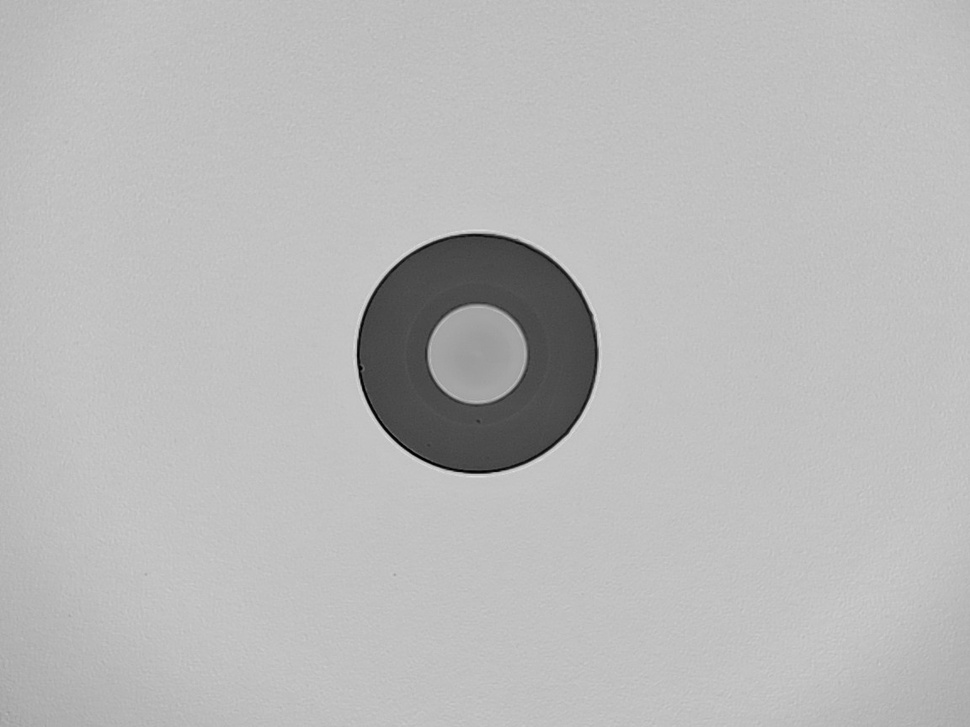
#> input picture samples2/img38.jpg, 970 x 727 px, shrunk from 1152 x 864 before the run, found by its file name
$ python zone_generator.py
#> lines starting #> are read from the running program, lines starting #| are printed output that depends on the picture; after the words box and inside, x2 and y2 are one past the last pixel; in counts of white or black regions, pixels touching at a corner belong together
#!/usr/bin/env python3
"""
Zone Generator Module
Creates masks for fiber zones (core and cladding)
"""
import cv2
import numpy as np

from pathlib import Path

def load_image(image_path):
    """Load image from file path"""
    path = Path(image_path)
    if not path.exists():
        raise FileNotFoundError(f"Image not found: {image_path}")

    image = cv2.imread(str(path))
#> image is the input picture: shape (727, 970, 3); min 0, max 225, mean 185.2
#| Successfully loaded image from C:\Users\Saem1001\Documents\GitHub\OpenCV-Practice\samples2\img38.jpg with shape (727, 970, 3)
    if image is None:
        raise ValueError(f"Failed to load image: {image_path}")

    return image
def create_circular_mask(image_shape, center, radius):
    """Create a circular mask"""
    h, w = image_shape[:2]
    Y, X = np.ogrid[:h, :w]
    cx, cy = center

    dist_sq = (X - cx)**2 + (Y - cy)**2
    mask = (dist_sq <= radius**2).astype(np.uint8) * 255

    return mask


def generate_zone_masks(image_shape, fiber_params, um_per_px=None):
    """
    Generate masks for core and cladding zones

    Args:
        image_shape: (height, width) of the image
        fiber_params: dict with fiber localization data
        um_per_px: optional micrometers per pixel for scaling

    Returns:
        dict with 'core' and 'cladding' masks
    """
    if fiber_params is None:
        return {}

    masks = {}

    # Get parameters
    cladding_center = fiber_params.get('cladding_center')
    cladding_radius = fiber_params.get('cladding_radius')
    core_center = fiber_params.get('core_center', cladding_center)
    core_radius = fiber_params.get('core_radius')

    if cladding_center is None or cladding_radius is None:
        return masks

    # Create core mask
    if core_center and core_radius:
        masks['core'] = create_circular_mask(image_shape, core_center, core_radius)

    # Create cladding mask (excluding core)
    cladding_full = create_circular_mask(image_shape, cladding_center, cladding_radius)

    if 'core' in masks:
        # Subtract core from cladding
        masks['cladding'] = cv2.subtract(cladding_full, masks['core'])
    else:
        masks['cladding'] = cladding_full

    return masks


def create_boundary_exclusion_mask(image_shape, fiber_params, boundary_width=3):
    """
    Create mask to exclude zone boundaries
    Useful for avoiding false defects at boundaries
    """
#> called with image_shape = (200, 200), boundary_width = 3
    h, w = image_shape[:2]
    exclusion_mask = np.zeros((h, w), dtype=np.uint8)

    if fiber_params is None:
        return exclusion_mask

    cladding_center = fiber_params.get('cladding_center')
    core_radius = fiber_params.get('core_radius', 0)
    cladding_radius = fiber_params.get('cladding_radius', 0)

    if cladding_center and core_radius > 0:
        cx, cy = cladding_center

        # Core-cladding boundary exclusion
        cv2.circle(exclusion_mask, (cx, cy),
                  int(core_radius + boundary_width), (255,), -1)
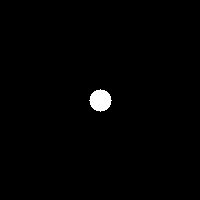
#> exclusion_mask: shape (200, 200); 0.94% white; 1 white region, box (x1, y1, x2, y2) and area: (89, 89, 112, 112) 377
        cv2.circle(exclusion_mask, (cx, cy),
                  int(max(0, core_radius - boundary_width)), (0,), -1)
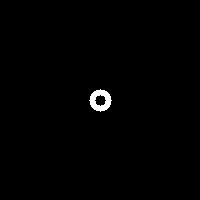
#> exclusion_mask: shape (200, 200); 0.74% white; 1 white region, box (x1, y1, x2, y2) and area: (89, 89, 112, 112) 296

        # Cladding outer boundary exclusion
        if cladding_radius > 0:
            cv2.circle(exclusion_mask, (cx, cy),
                      int(min(h//2, cladding_radius + boundary_width)), (255,), -1)
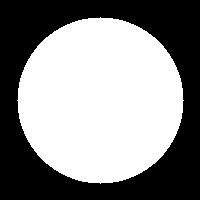
#> exclusion_mask: shape (200, 200); 54.1% white; 1 black region, box (x1, y1, x2, y2) and area: (0, 0, 200, 200) 18371
            cv2.circle(exclusion_mask, (cx, cy),
                      int(max(0, cladding_radius - boundary_width)), (0,), -1)
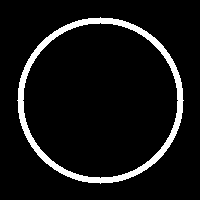
#> exclusion_mask: shape (200, 200); 7.6% white; 1 white region, box (x1, y1, x2, y2) and area: (17, 17, 184, 184) 3024

    return exclusion_mask


# Test function
if __name__ == "__main__":


    image_path = r"C:\Users\Saem1001\Documents\GitHub\OpenCV-Practice\samples2\img38.jpg"
    try:
        image = load_image(image_path)
        print(f"Successfully loaded image from {image_path} with shape {image.shape}")

        cv2.imshow("Loaded Image", image)
        cv2.waitKey(0)
        cv2.destroyAllWindows()
    except (FileNotFoundError, ValueError) as e:
        print(f"Error: {e}")

    # Test parameters
    test_shape = (200, 200)
    test_fiber_params = {
        'cladding_center': (100, 100),
        'cladding_radius': 80,
        'core_center': (100, 100),
        'core_radius': 8
    }

    # Generate masks
    masks = generate_zone_masks(test_shape, test_fiber_params)
    print(f"Generated masks: {list(masks.keys())}")

    # Test boundary exclusion
    exclusion = create_boundary_exclusion_mask(test_shape, test_fiber_params)
    print(f"Boundary exclusion mask shape: {exclusion.shape}")
#| Boundary exclusion mask shape: (200, 200)

    # Visualize
    if masks:
        combined = np.zeros(test_shape, dtype=np.uint8)
        if 'core' in masks:
            combined = cv2.add(combined, masks['core'] // 2)
        if 'cladding' in masks:
            combined = cv2.add(combined, masks['cladding'] // 4)
        cv2.imwrite("test_zones.png", combined)
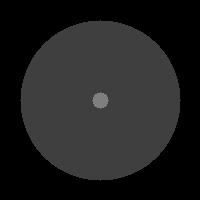
#> saved as test_zones.png: shape (200, 200); min 0, max 127, mean 31.9
        print("Saved visualization to test_zones.png")

        # Cleanup
        import os
        os.remove("test_zones.png")
